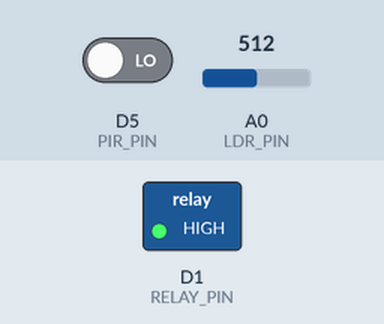
Bench run of a sketch on a simulated ESP8266 (NodeMCU). On the bench: switched loads named in the sketch (green lamp = pin HIGH). Inputs (shaded band) come from the test bench; at power-on: A0 (LDR_PIN) = 512, D5 (PIR_PIN) LOW. What the sketch prints to the serial monitor is not drawn.

Above: at 1.4 s.
1.5 s: A0 (LDR_PIN) set to 593
3.0 s: A0 (LDR_PIN) set to 612
At 3.9 s:
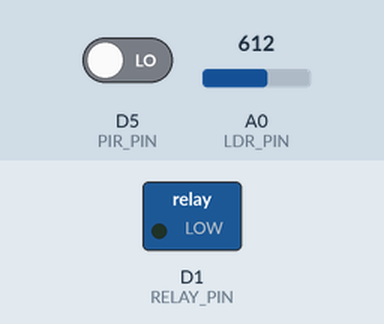
4.5 s: A0 (LDR_PIN) set to 590
At 5.3 s:
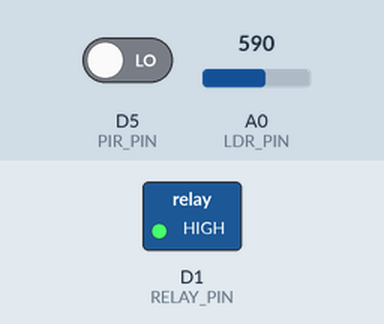
6.0 s: A0 (LDR_PIN) set to 610
At 6.4 s:
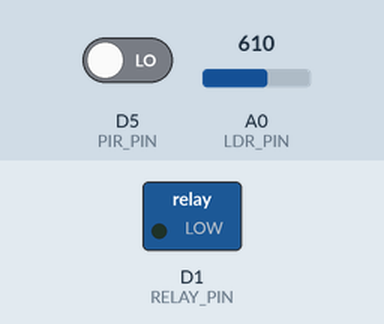
Timing chart, 0 to 16.5 s (numbered marks = the images above; inputs shaded):
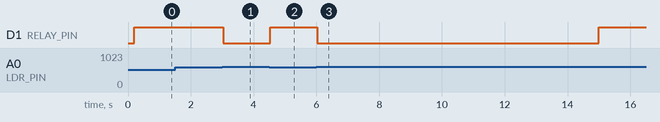

Measured:
- the behaviour switches between 600 and 601 on A0 (LDR_PIN) (found by bisection; images 0 and 1)
- after the input at 1.5 s, every drawn part: stays the same
- after the input at 3.0 s, D1 (RELAY_PIN): HIGH → LOW at once
- after the input at 4.5 s, D1 (RELAY_PIN): LOW → HIGH at once
- after the input at 6.0 s, D1 (RELAY_PIN): HIGH → LOW at once, → HIGH 9.0 s later

The sketch:

SmartAutoLight.ino
```cpp
// Smart Automatic Light Using IoT (ESP8266)
// NodeMCU + PIR + LDR + Relay
// Optional Blynk cloud control.
//
// Select board: NodeMCU 1.0 (ESP-12E Module)

// ------------- User Settings -------------
#define PIR_PIN           D5        // PIR digital output
#define RELAY_PIN         D1        // Relay input pin
#define LDR_PIN           A0        // Analog input (0..1023)

#define RELAY_ACTIVE_LOW  true      // Most relay boards are active LOW
#define LDR_THRESHOLD     600       // 0..1023 (higher = requires darker room)
#define MOTION_HOLD_MS    15000     // Keep light on this long after last motion
#define LDR_SMOOTH_ALPHA  0.2       // 0..1, EMA smoothing for LDR

#define BLYNK_ENABLED     0         // Set to 1 to enable Blynk features
// ----------------------------------------

#if BLYNK_ENABLED
  #include <ESP8266WiFi.h>
  #include <BlynkSimpleEsp8266.h>
  char WIFI_SSID[] = "YOUR_WIFI_SSID";
  char WIFI_PASS[] = "YOUR_WIFI_PASSWORD";
  char BLYNK_AUTH[] = "YOUR_BLYNK_AUTH_TOKEN";
  #define VPIN_RELAY   V0
  #define VPIN_MOTION  V1
  #define VPIN_LDR     V2
  #define VPIN_THRESH  V3
  #define VPIN_MODE    V4  // 0=Auto, 1=Manual
#endif

unsigned long lastMotionMs = 0;
bool relayOn = false;
bool manualMode = false;   // Blynk can set this to true for manual control
float ldrEma = 0;
int ldrThreshold = LDR_THRESHOLD;

void setRelay(bool on) {
  relayOn = on;
  #if RELAY_ACTIVE_LOW
    digitalWrite(RELAY_PIN, on ? LOW : HIGH);
  #else
    digitalWrite(RELAY_PIN, on ? HIGH : LOW);
  #endif
  #if BLYNK_ENABLED
    Blynk.virtualWrite(VPIN_RELAY, relayOn);
  #endif
}

void setupPins() {
  pinMode(PIR_PIN, INPUT);
  pinMode(RELAY_PIN, OUTPUT);
  // Ensure relay OFF at boot
  #if RELAY_ACTIVE_LOW
    digitalWrite(RELAY_PIN, HIGH);
  #else
    digitalWrite(RELAY_PIN, LOW);
  #endif
}

#if BLYNK_ENABLED
BLYNK_WRITE(VPIN_RELAY) {
  if (!manualMode) return;
  int v = param.asInt();
  setRelay(v != 0);
}

BLYNK_WRITE(VPIN_THRESH) {
  ldrThreshold = constrain(param.asInt(), 0, 1023);
}

BLYNK_WRITE(VPIN_MODE) {
  manualMode = (param.asInt() != 0);
  if (!manualMode) {
    // ensure auto takes over; turn off until motion
    setRelay(false);
  }
}
#endif

void setup() {
  Serial.begin(115200);
  delay(200);
  setupPins();
  ldrEma = analogRead(LDR_PIN);

  #if BLYNK_ENABLED
    WiFi.begin(WIFI_SSID, WIFI_PASS);
    Serial.print("Connecting WiFi");
    while (WiFi.status() != WL_CONNECTED) { delay(300); Serial.print("."); }
    Serial.println();
    Blynk.begin(BLYNK_AUTH, WIFI_SSID, WIFI_PASS);
    Serial.print("IP: "); Serial.println(WiFi.localIP());
  #endif

  Serial.println(F("Smart Automatic Light - ESP8266"));
}

void loopAuto() {
  int ldr = analogRead(LDR_PIN);       // 0..1023
  ldrEma = LDR_SMOOTH_ALPHA * ldr + (1.0 - LDR_SMOOTH_ALPHA) * ldrEma;
  bool dark = (ldrEma > ldrThreshold); // Higher value means darker with this wiring

  int pir = digitalRead(PIR_PIN);      // 1 on motion
  if (pir == HIGH) {
    lastMotionMs = millis();
    #if BLYNK_ENABLED
      Blynk.virtualWrite(VPIN_MOTION, 1);
    #endif
  } else {
    #if BLYNK_ENABLED
      Blynk.virtualWrite(VPIN_MOTION, 0);
    #endif
  }

  bool shouldOn = dark && (millis() - lastMotionMs <= MOTION_HOLD_MS);
  if (shouldOn != relayOn) setRelay(shouldOn);

  #if BLYNK_ENABLED
    Blynk.virtualWrite(VPIN_LDR, (int)ldrEma);
  #endif
}

void loop() {
  #if BLYNK_ENABLED
    Blynk.run();
  #endif

  if (manualMode) {
    // Manual mode: Blynk switch controls relay; keep minimal processing
    delay(10);
    return;
  }

  loopAuto();
  delay(10);
}
```
